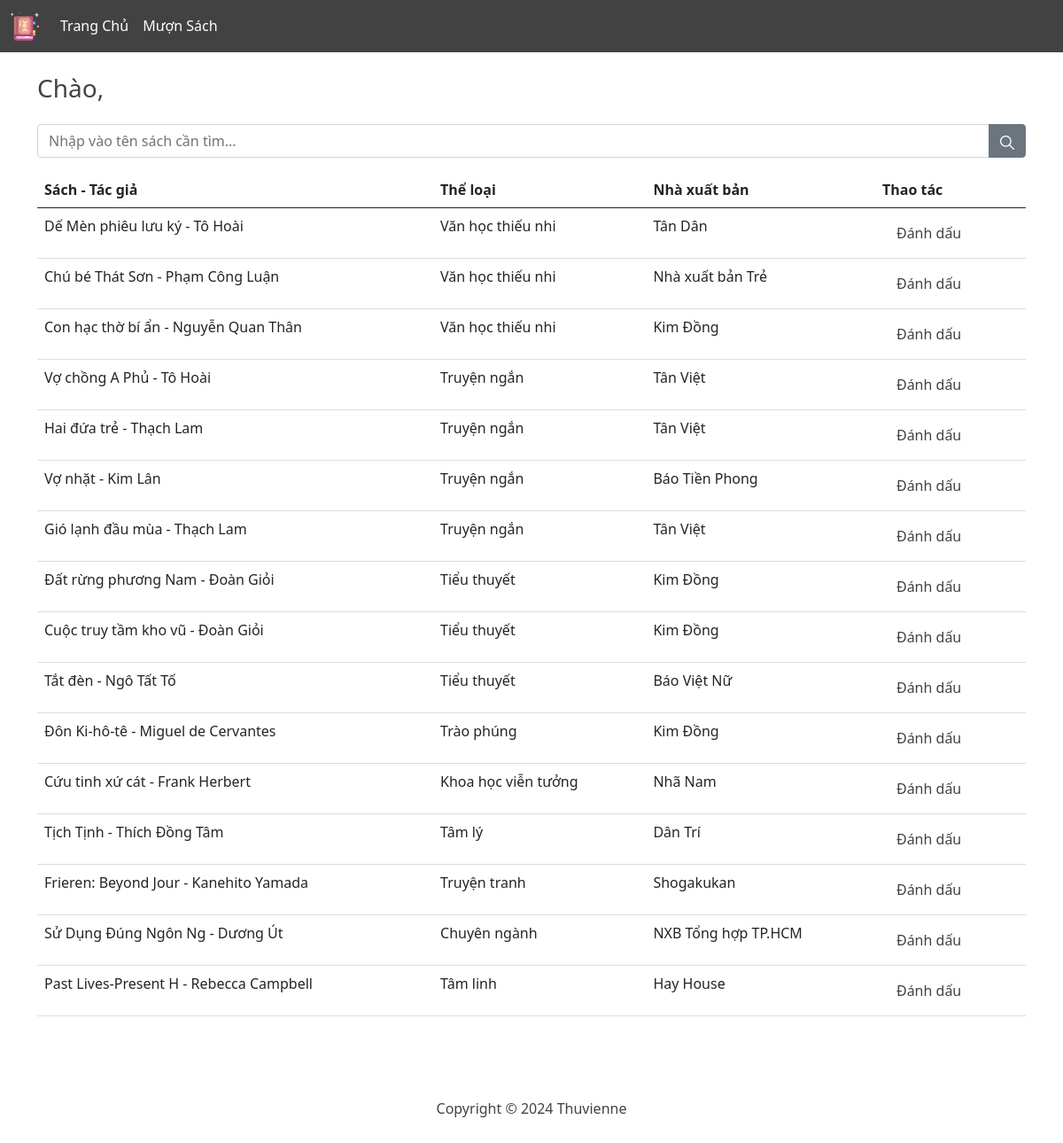
Screenshot of /user/trangchu with the database file from the repository.
### tables this page shows
CREATE TABLE `sach` (
  `MA_SACH` int(11) NOT NULL,
  `STT_THELOAI` int(11) NOT NULL,
  `MA_NXB` char(10) NOT NULL,
  `MA_TG` char(10) NOT NULL,
  `TEN_SACH` varchar(20) NOT NULL,
  `TGXB` year(4) NOT NULL
);

CREATE TABLE `tac_gia` (
  `MA_TG` char(10) NOT NULL,
  `TEN_TG` varchar(20) NOT NULL,
  `WEBSITE` varchar(30) NOT NULL
);

CREATE TABLE `the_loai` (
  `STT_THELOAI` int(11) NOT NULL,
  `TEN_TL` varchar(20) NOT NULL
);

CREATE TABLE `nha_xuat_ban` (
  `MA_NXB` char(10) NOT NULL,
  `TEN_NXB` varchar(20) NOT NULL,
  `DIACHI_NXB` varchar(50) NOT NULL,
  `NGUOIDAIDIEN` text NOT NULL
);

### public/pages/user/show.php (the view, shortened to what this page needs)
<?php
    require __DIR__ . '/../../../src/db/db_connect.php';
    try {
        $query_sach = "
            SELECT SACH.MA_SACH, SACH.TEN_SACH, TAC_GIA.TEN_TG, THE_LOAI.TEN_TL, NHA_XUAT_BAN.TEN_NXB, SACH.TINHTRANG
            FROM SACH
            JOIN TAC_GIA ON SACH.MA_TG = TAC_GIA.MA_TG
            JOIN THE_LOAI ON SACH.STT_THELOAI = THE_LOAI.STT_THELOAI
            JOIN NHA_XUAT_BAN ON SACH.MA_NXB = NHA_XUAT_BAN.MA_NXB
            WHERE SACH.TINHTRANG = 1
        ";
        $stmt_sach = $pdo->query($query_sach);
        $sachs = $stmt_sach->fetchAll(PDO::FETCH_ASSOC);
    } catch (PDOException $e) {
        echo "Lỗi: " . $e->getMessage();
        exit();
    }
?>
<!DOCTYPE html>
<html lang="en">
<?php require __DIR__ . '/../../../src/partials/header.php' ?>
<body>
<?php require __DIR__ . '/../../../src/partials/sub-header--user.php' ?>
<main class="container mt-4">
    <h3>Chào, <?= $_SESSION['username_dg']; ?></h3>
    <form id="search-box" method="GET" class="mt-4">
        <div class="input-group mb-3">
            <input type="text" name="q" class="form-control" placeholder="Nhập vào tên sách cần tìm..." aria-describedby="button-addon2">
            <button class="btn btn-secondary" type="submit" id="button-addon2"><img height="16px" src="/imgs/icons/loupe.png" alt="search-icon"></button>
        </div>
    </form>
    <table class="table">
        <thead>
            <tr>
                <th>Sách - Tác giả</th>
                <th>Thể loại</th>
                <th>Nhà xuất bản</th>
                <th>Thao tác</th>
            </tr>
        </thead>
        <tbody>
            <?php foreach ($sachs as $sach) : ?>
                <tr>
                    <td><?= htmlspecialchars($sach['TEN_SACH']) ?> - <?= htmlspecialchars($sach['TEN_TG']) ?></td>
                    <td><?= htmlspecialchars($sach['TEN_TL']) ?></td>
                    <td><?= htmlspecialchars($sach['TEN_NXB']) ?></td>
                    <td><a href="/user/thaotac/danhdau/?id=<?= $sach['MA_SACH']; ?>" class="nav-link" onclick="return alert('Đã được đánh dấu');">Đánh dấu</a></td>
                </tr>
            <?php endforeach; ?>
        </tbody>
    </table>
</main>
<?php require __DIR__ . '/../../../src/partials/footer.php' ?>
</body>
</html>

### public/index.php (shortened to what this page needs)
<?php
$req = $_SERVER['REQUEST_URI'];
switch ($req) {
    case '/user/trangchu':
        require __DIR__ . '/pages/user/show.php';
        break;
}

### src/partials/header.php (shortened to what this page needs)
<head>
    <link href="https://cdn.jsdelivr.net/npm/bootstrap@5.0.2/dist/css/bootstrap.min.css" rel="stylesheet">
</head>

### src/partials/sub-header--user.php (shortened to what this page needs)
<nav class="navbar navbar-expand-lg navbar-dark" id="sub-header">
    <div class="container-fluid">
        <a class="navbar-brand" href="#"><img height="32px" src="/imgs/icons/main-logo.png" alt=""></a>
        <div class="collapse navbar-collapse" id="navbarNav">
            <ul class="navbar-nav">
                <li class="nav-item">
                    <a class="nav-link active" aria-current="page" href="/user/trangchu">Trang Chủ</a>
                </li>
                <li class="nav-item">
                    <a class="nav-link active" aria-current="page" href="/user/muon">Mượn Sách</a>
                </li>
            </ul>
        </div>
    </div>
</nav>

### src/partials/footer.php
<footer>
    <p class="text-center mt-2">Copyright &copy; 2024 Thuvienne</p>
</footer>

### rows the page displays
sach: TEN_SACH "Dế Mèn phiêu lưu ký", MA_TG.TEN_TG "Tô Hoài", STT_THELOAI.TEN_TL "Văn học thiếu nhi", MA_NXB.TEN_NXB "Tân Dân"
sach: TEN_SACH "Chú bé Thát Sơn", MA_TG.TEN_TG "Phạm Công Luận", STT_THELOAI.TEN_TL "Văn học thiếu nhi", MA_NXB.TEN_NXB "Nhà xuất bản Trẻ"
sach: TEN_SACH "Con hạc thờ bí ẩn", MA_TG.TEN_TG "Nguyễn Quan Thân", STT_THELOAI.TEN_TL "Văn học thiếu nhi", MA_NXB.TEN_NXB "Kim Đồng"
sach: TEN_SACH "Vợ chồng A Phủ", MA_TG.TEN_TG "Tô Hoài", STT_THELOAI.TEN_TL "Truyện ngắn", MA_NXB.TEN_NXB "Tân Việt"
sach: TEN_SACH "Hai đứa trẻ", MA_TG.TEN_TG "Thạch Lam", STT_THELOAI.TEN_TL "Truyện ngắn", MA_NXB.TEN_NXB "Tân Việt"
sach: TEN_SACH "Vợ nhặt", MA_TG.TEN_TG "Kim Lân", STT_THELOAI.TEN_TL "Truyện ngắn", MA_NXB.TEN_NXB "Báo Tiền Phong"
sach: TEN_SACH "Gió lạnh đầu mùa", MA_TG.TEN_TG "Thạch Lam", STT_THELOAI.TEN_TL "Truyện ngắn", MA_NXB.TEN_NXB "Tân Việt"
sach: TEN_SACH "Đất rừng phương Nam", MA_TG.TEN_TG "Đoàn Giỏi", STT_THELOAI.TEN_TL "Tiểu thuyết", MA_NXB.TEN_NXB "Kim Đồng"
sach: TEN_SACH "Cuộc truy tầm kho vũ", MA_TG.TEN_TG "Đoàn Giỏi", STT_THELOAI.TEN_TL "Tiểu thuyết", MA_NXB.TEN_NXB "Kim Đồng"
sach: TEN_SACH "Tắt đèn", MA_TG.TEN_TG "Ngô Tất Tố", STT_THELOAI.TEN_TL "Tiểu thuyết", MA_NXB.TEN_NXB "Báo Việt Nữ"
sach: TEN_SACH "Đôn Ki-hô-tê", MA_TG.TEN_TG "Miguel de Cervantes", STT_THELOAI.TEN_TL "Trào phúng", MA_NXB.TEN_NXB "Kim Đồng"
sach: TEN_SACH "Cứu tinh xứ cát", MA_TG.TEN_TG "Frank Herbert", STT_THELOAI.TEN_TL "Khoa học viễn tưởng", MA_NXB.TEN_NXB "Nhã Nam"
sach: TEN_SACH "Tịch Tịnh", MA_TG.TEN_TG "Thích Đồng Tâm", STT_THELOAI.TEN_TL "Tâm lý", MA_NXB.TEN_NXB "Dân Trí"
sach: TEN_SACH "Frieren: Beyond Jour", MA_TG.TEN_TG "Kanehito Yamada", STT_THELOAI.TEN_TL "Truyện tranh", MA_NXB.TEN_NXB "Shogakukan"
sach: TEN_SACH "Sử Dụng Đúng Ngôn Ng", MA_TG.TEN_TG "Dương Út", STT_THELOAI.TEN_TL "Chuyên ngành", MA_NXB.TEN_NXB "NXB Tổng hợp TP.HCM"
sach: TEN_SACH "Past Lives-Present H", MA_TG.TEN_TG "Rebecca Campbell", STT_THELOAI.TEN_TL "Tâm linh", MA_NXB.TEN_NXB "Hay House"
